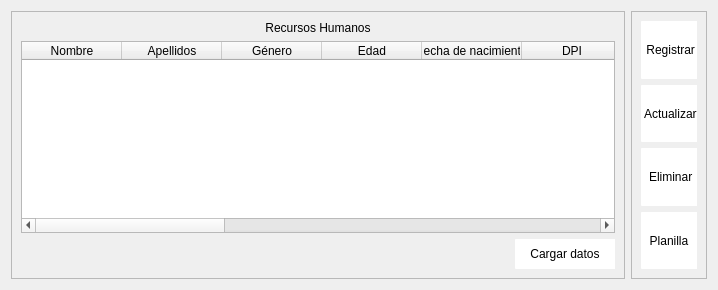
               <widget class="QWidget" name="page_recursos_humanos">
                <layout class="QHBoxLayout" name="horizontalLayout_9">
                 <item>
                  <widget class="QFrame" name="frame_12">
                   <property name="maximumSize">
                    <size>
                     <width>700</width>
                     <height>16777215</height>
                    </size>
                   </property>
                   <property name="frameShape">
                    <enum>QFrame::StyledPanel</enum>
                   </property>
                   <property name="frameShadow">
                    <enum>QFrame::Raised</enum>
                   </property>
                   <layout class="QVBoxLayout" name="verticalLayout_10">
                    <item>
                     <widget class="QLabel" name="label_64">
                      <property name="styleSheet">
                       <string notr="true">font: 75 12pt &quot;Open Sans Semibold&quot;</string>
                      </property>
                      <property name="text">
                       <string>Recursos Humanos</string>
                      </property>
                      <property name="alignment">
                       <set>Qt::AlignCenter</set>
                      </property>
                     </widget>
                    </item>
                    <item>
                     <widget class="QTableWidget" name="tableWidget_rh">
                      <property name="minimumSize">
                       <size>
                        <width>100</width>
                        <height>0</height>
                       </size>
                      </property>
                      <property name="maximumSize">
                       <size>
                        <width>700</width>
                        <height>16777215</height>
                       </size>
                      </property>
                      <column>
                       <property name="text">
                        <string>Nombre</string>
                       </property>
                      </column>
                      <column>
                       <property name="text">
                        <string>Apellidos</string>
                       </property>
                      </column>
                      <column>
                       <property name="text">
                        <string>Género</string>
                       </property>
                      </column>
                      <column>
                       <property name="text">
                        <string>Edad</string>
                       </property>
                      </column>
                      <column>
                       <property name="text">
                        <string>Fecha de nacimiento</string>
                       </property>
                      </column>
                      <column>
                       <property name="text">
                        <string>DPI</string>
                       </property>
                      </column>
                      <column>
                       <property name="text">
                        <string>NIT</string>
                       </property>
                      </column>
                      <column>
                       <property name="text">
                        <string>Dirección</string>
                       </property>
                      </column>
                      <column>
                       <property name="text">
                        <string>Teléfono</string>
                       </property>
                      </column>
                      <column>
                       <property name="text">
                        <string>Tipo de sangre</string>
                       </property>
                      </column>
                      <column>
                       <property name="text">
                        <string>Contacto de emergencia</string>
                       </property>
                      </column>
                      <column>
                       <property name="text">
                        <string>Alergico</string>
                       </property>
                      </column>
                      <column>
                       <property name="text">
                        <string>Fecha de inicio laboral</string>
                       </property>
                      </column>
                      <column>
                       <property name="text">
                        <string>Puesto</string>
                       </property>
                      </column>
                      <column>
                       <property name="text">
                        <string>Sueldo</string>
                       </property>
                      </column>
                     </widget>
                    </item>
                    <item>
                     <layout class="QHBoxLayout" name="horizontalLayout_8">
                      <item>
                       <widget class="QLabel" name="label_rh">
                        <property name="minimumSize">
                         <size>
                          <width>300</width>
                          <height>0</height>
                         </size>
                        </property>
                        <property name="text">
                         <string/>
                        </property>
                       </widget>
                      </item>
                      <item>
                       <spacer name="horizontalSpacer_4">
                        <property name="orientation">
                         <enum>Qt::Horizontal</enum>
                        </property>
                        <property name="sizeHint" stdset="0">
                         <size>
                          <width>188</width>
                          <height>17</height>
                         </size>
                        </property>
                       </spacer>
                      </item>
                      <item>
                       <widget class="QPushButton" name="btn_actualiza_usuarios_rh">
                        <property name="minimumSize">
                         <size>
                          <width>100</width>
                          <height>30</height>
                         </size>
                        </property>
                        <property name="styleSheet">
                         <string notr="true">QFrame{
background-color: rgb(51, 157, 255);
}

QPushButton{
background-color: rgb(255, 255, 255);
border-top-left-radius:1px;
border-bottom-left-radius:1px;
font: 75 9pt &quot;Open Sans Semibold&quot;
}

QPushButton:hover{
color: rgb(255, 255, 255);
background-color: rgb(51, 157, 255);
border-top-left-radius:1px;
border-bottom-left-radius:1px;
font: 75 9pt  &quot;Open Sans Semibold&quot;
}</string>
                        </property>
                        <property name="text">
                         <string>Cargar datos</string>
                        </property>
                       </widget>
                      </item>
                     </layout>
                    </item>
                   </layout>
                  </widget>
                 </item>
                 <item>
                  <widget class="QFrame" name="frame_13">
                   <property name="frameShape">
                    <enum>QFrame::StyledPanel</enum>
                   </property>
                   <property name="frameShadow">
                    <enum>QFrame::Raised</enum>
                   </property>
                   <layout class="QVBoxLayout" name="verticalLayout_11">
                    <item>
                     <widget class="QPushButton" name="btn_registrar_rh">
                      <property name="maximumSize">
                       <size>
                        <width>16777215</width>
                        <height>150</height>
                       </size>
                      </property>
                      <property name="styleSheet">
                       <string notr="true">QFrame{
background-color: rgb(51, 157, 255);
}

QPushButton{
background-color: rgb(255, 255, 255);
border-top-left-radius:1px;
border-bottom-left-radius:1px;
font: 75 9pt &quot;Open Sans Semibold&quot;
}

QPushButton:hover{
color: rgb(255, 255, 255);
background-color: rgb(51, 157, 255);
border-top-left-radius:1px;
border-bottom-left-radius:1px;
font: 75 9pt  &quot;Open Sans Semibold&quot;
}</string>
                      </property>
                      <property name="text">
                       <string> Registrar</string>
                      </property>
                      <property name="icon">
                       <iconset>
                        <normaloff>../../Pictures/PROYECTO ESTRUCTURA DE DATOS/748926.png</normaloff>../../Pictures/PROYECTO ESTRUCTURA DE DATOS/748926.png</iconset>
                      </property>
                      <property name="iconSize">
                       <size>
                        <width>45</width>
                        <height>45</height>
                       </size>
                      </property>
                     </widget>
                    </item>
                    <item>
                     <widget class="QPushButton" name="btn_actualizar_rh">
                      <property name="maximumSize">
                       <size>
                        <width>16777215</width>
                        <height>150</height>
                       </size>
                      </property>
                      <property name="styleSheet">
                       <string notr="true">QFrame{
background-color: rgb(51, 157, 255);
}

QPushButton{
background-color: rgb(255, 255, 255);
border-top-left-radius:1px;
border-bottom-left-radius:1px;
font: 75 9pt &quot;Open Sans Semibold&quot;
}

QPushButton:hover{
color: rgb(255, 255, 255);
background-color: rgb(51, 157, 255);
border-top-left-radius:1px;
border-bottom-left-radius:1px;
font: 75 9pt  &quot;Open Sans Semibold&quot;
}</string>
                      </property>
                      <property name="text">
                       <string> Actualizar</string>
                      </property>
                      <property name="icon">
                       <iconset>
                        <normaloff>../../Pictures/PROYECTO ESTRUCTURA DE DATOS/107814.png</normaloff>../../Pictures/PROYECTO ESTRUCTURA DE DATOS/107814.png</iconset>
                      </property>
                      <property name="iconSize">
                       <size>
                        <width>45</width>
                        <height>45</height>
                       </size>
                      </property>
                     </widget>
                    </item>
                    <item>
                     <widget class="QPushButton" name="btn_eliminar_rh">
                      <property name="maximumSize">
                       <size>
                        <width>16777215</width>
                        <height>150</height>
                       </size>
                      </property>
                      <property name="styleSheet">
                       <string notr="true">QFrame{
background-color: rgb(51, 157, 255);
}

QPushButton{
background-color: rgb(255, 255, 255);
border-top-left-radius:1px;
border-bottom-left-radius:1px;
font: 75 9pt &quot;Open Sans Semibold&quot;
}

QPushButton:hover{
color: rgb(255, 255, 255);
background-color: rgb(51, 157, 255);
border-top-left-radius:1px;
border-bottom-left-radius:1px;
font: 75 9pt  &quot;Open Sans Semibold&quot;
}</string>
                      </property>
                      <property name="text">
                       <string> Eliminar</string>
                      </property>
                      <property name="icon">
                       <iconset>
                        <normaloff>../../Pictures/PROYECTO ESTRUCTURA DE DATOS/3221897.png</normaloff>../../Pictures/PROYECTO ESTRUCTURA DE DATOS/3221897.png</iconset>
                      </property>
                      <property name="iconSize">
                       <size>
                        <width>50</width>
                        <height>50</height>
                       </size>
                      </property>
                     </widget>
                    </item>
                    <item>
                     <widget class="QPushButton" name="btn_plantilla">
                      <property name="maximumSize">
                       <size>
                        <width>16777215</width>
                        <height>150</height>
                       </size>
                      </property>
                      <property name="styleSheet">
                       <string notr="true">QFrame{
background-color: rgb(51, 157, 255);
}

QPushButton{
background-color: rgb(255, 255, 255);
border-top-left-radius:1px;
border-bottom-left-radius:1px;
font: 75 9pt &quot;Open Sans Semibold&quot;
}

QPushButton:hover{
color: rgb(255, 255, 255);
background-color: rgb(51, 157, 255);
border-top-left-radius:1px;
border-bottom-left-radius:1px;
font: 75 9pt  &quot;Open Sans Semibold&quot;
}</string>
                      </property>
                      <property name="text">
                       <string>Planilla</string>
                      </property>
                      <property name="icon">
                       <iconset>
                        <normaloff>../../Pictures/PROYECTO ESTRUCTURA DE DATOS/planilla.png</normaloff>../../Pictures/PROYECTO ESTRUCTURA DE DATOS/planilla.png</iconset>
                      </property>
                      <property name="iconSize">
                       <size>
                        <width>50</width>
                        <height>50</height>
                       </size>
                      </property>
                     </widget>
                    </item>
                   </layout>
                  </widget>
                 </item>
                </layout>
               </widget>
